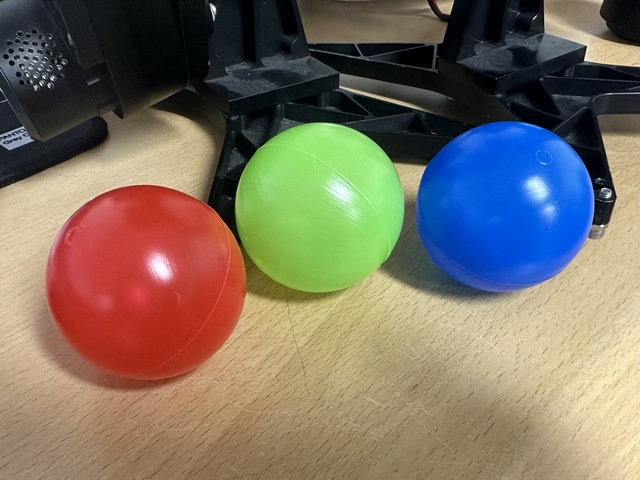
//> input picture DAY2/HW2/box_test/image/image.jpg, 640 x 480 px
$ ./box_test   (built with g++ and OpenCV 4)
//> lines starting //> are read from the running program, lines starting //| are printed output that depends on the picture; after the words box and inside, x2 and y2 are one past the last pixel; in counts of white or black regions, pixels touching at a corner belong together
#include <opencv2/opencv.hpp>
#include <iostream>

void colorMorphology(const cv::Mat& input_mask, cv::Mat& output_mask,const cv::Mat& kernel) {
  cv::morphologyEx(input_mask, output_mask, cv::MORPH_OPEN, kernel,
                   cv::Point(-1, -1), 1, cv::BORDER_CONSTANT,
                   cv::morphologyDefaultBorderValue());
  cv::morphologyEx(output_mask, output_mask, cv::MORPH_CLOSE, kernel,
                   cv::Point(-1, -1), 1, cv::BORDER_CONSTANT,
                   cv::morphologyDefaultBorderValue());
}

int main() {
  // 이미지 읽기
  cv::Mat image = cv::imread("../image/image.jpg");
//> image is the input picture: 480 rows x 640 cols, CV_8UC3; mean B, G, R 97.7, 112.3, 122.1

  // 가우시안 필터 적용 (이미지 부드럽게 하기)
  cv::Mat blurred_image;
  cv::GaussianBlur(image, blurred_image, cv::Size(5, 5), 0);

  // BGR을 HSV로 변환
  cv::Mat hsv;
  cv::cvtColor(blurred_image, hsv, cv::COLOR_BGR2HSV);
//> hsv: 480 rows x 640 cols, CV_8UC3; mean H, S, V 48.8, 109, 144.7

  // 각 색상의 HSV 범위 설정
  cv::Mat mask_red1, mask_red2, mask_red;
  cv::inRange(hsv, cv::Scalar(0, 70, 50), cv::Scalar(10, 255, 255), mask_red1);
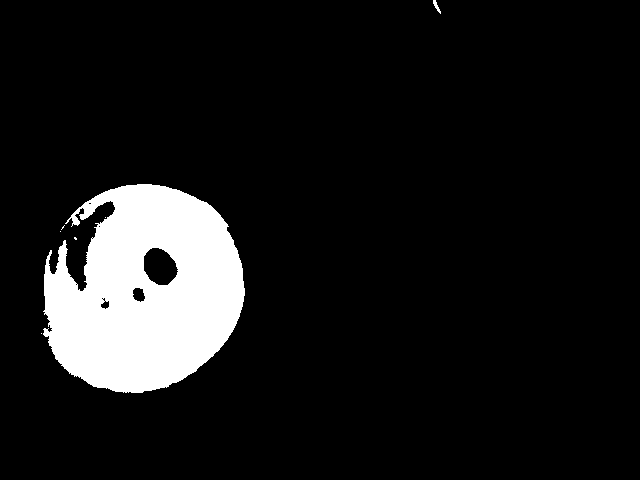
//> mask_red1: 480 rows x 640 cols, CV_8UC1; 9.8% white; 7 white regions (5 under 20 px), largest, box (x1, y1, x2, y2) and area: (43, 184, 245, 393) 30111, (433, 0, 441, 14) 43
  cv::inRange(hsv, cv::Scalar(160, 70, 50), cv::Scalar(180, 255, 255), mask_red2);
//> mask_red2: 480 rows x 640 cols, CV_8UC1; 0.94% white; 7 white regions (3 under 20 px), largest, box (x1, y1, x2, y2) and area: (49, 201, 115, 291) 2087, (144, 248, 178, 285) 607, (133, 288, 145, 302) 127, (101, 298, 109, 309) 49
  cv::bitwise_or(mask_red1, mask_red2, mask_red);
//> mask_red: 480 rows x 640 cols, CV_8UC1; 10.8% white; 3 white regions (1 under 20 px), largest, box (x1, y1, x2, y2) and area: (43, 184, 245, 393) 32999, (432, 0, 441, 14) 45

  // 초록색 마스크 (35-85)
  cv::Mat mask_green;
  cv::inRange(hsv, cv::Scalar(35, 70, 50), cv::Scalar(85, 255, 255), mask_green);
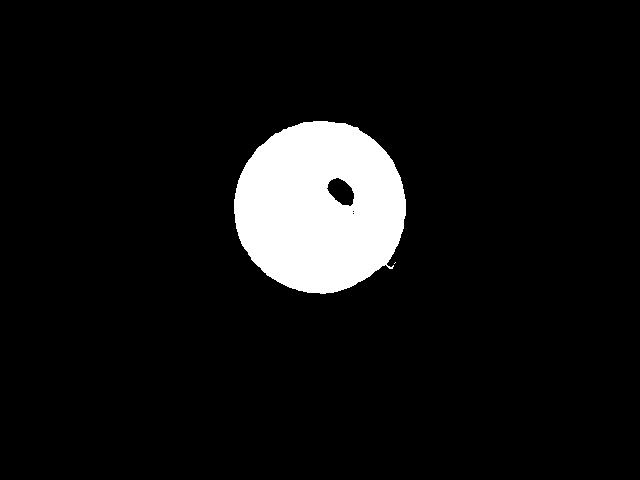
//> mask_green: 480 rows x 640 cols, CV_8UC1; 7.4% white; 2 white regions (1 under 20 px), largest, box (x1, y1, x2, y2) and area: (234, 121, 406, 294) 22753

  // 파란색 마스크 (90-120)
  cv::Mat mask_blue;
  cv::inRange(hsv, cv::Scalar(90, 70, 50), cv::Scalar(130, 255, 255), mask_blue);
//> mask_blue: 480 rows x 640 cols, CV_8UC1; 9% white; 160 white regions (145 under 20 px), largest, box (x1, y1, x2, y2) and area: (415, 119, 599, 294) 24906, (0, 0, 44, 50) 723, (464, 45, 553, 71) 438

  // 모폴로지 연산을 위한 커널 생성
  cv::Mat kernel = cv::getStructuringElement(cv::MORPH_ELLIPSE, cv::Size(21, 21));

  // 각 마스크에 대해 Opening과 Closing 연산 수행
  cv::Mat red_processed, green_processed, blue_processed;
  colorMorphology(mask_red, red_processed, kernel);
//> in colorMorphology, `cv::morphologyEx(input_mask, output_mask, cv::MORPH_OPEN, kernel, cv::..`: output_mask: 480 rows x 640 cols, CV_8UC1; 10.7% white; 1 white region, box (x1, y1, x2, y2) and area: (44, 184, 245, 393) 32884
  colorMorphology(mask_green, green_processed, kernel);
//> in colorMorphology (call 2), `cv::morphologyEx(input_mask, output_mask, cv::MORPH_OPEN, kernel, cv::..`: output_mask: 480 rows x 640 cols, CV_8UC1; 7.4% white; 1 white region, box (x1, y1, x2, y2) and area: (234, 121, 406, 294) 22697
//> in colorMorphology (call 2), `cv::morphologyEx(output_mask, output_mask, cv::MORPH_CLOSE, kernel, cv..`: output_mask: 480 rows x 640 cols, CV_8UC1; 7.6% white; 1 white region, box (x1, y1, x2, y2) and area: (234, 121, 406, 294) 23220
  colorMorphology(mask_blue, blue_processed, kernel);
//> in colorMorphology (call 3), `cv::morphologyEx(input_mask, output_mask, cv::MORPH_OPEN, kernel, cv::..`:
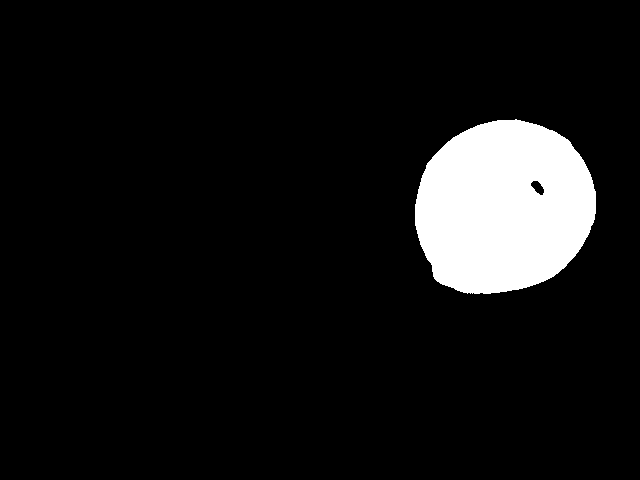
//> output_mask: 480 rows x 640 cols, CV_8UC1; 8.1% white; 1 white region, box (x1, y1, x2, y2) and area: (415, 119, 596, 294) 24846
//> in colorMorphology (call 3), `cv::morphologyEx(output_mask, output_mask, cv::MORPH_CLOSE, kernel, cv..`: output_mask: 480 rows x 640 cols, CV_8UC1; 8.1% white; 1 white region, box (x1, y1, x2, y2) and area: (415, 119, 596, 294) 24958

  // 각 색상에 대한 연결된 구성 요소 찾기 (Connected Components)
  cv::Mat labels_red, stats_red, centroids_red;
  int num_red = cv::connectedComponentsWithStats(red_processed, labels_red, stats_red, centroids_red, 8, CV_32S);
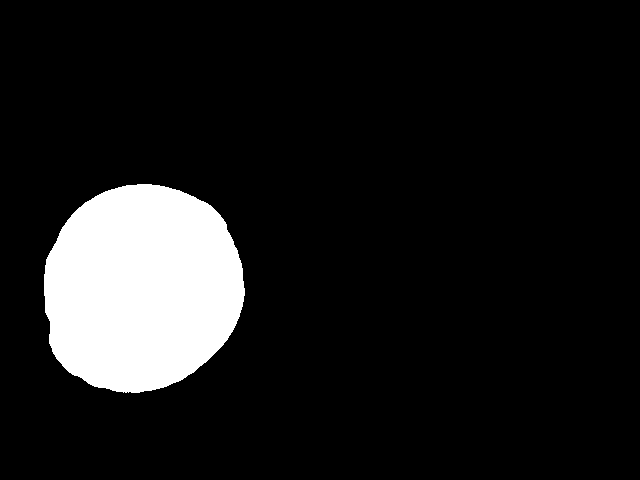
//> labels_red: 480 rows x 640 cols, CV_32SC1; values 0 (black) and 1 (white), 10.8% white; 1 white region, box (x1, y1, x2, y2) and area: (44, 184, 245, 393) 33229
//> stats_red = [[0, 0, 640, 480, 273971], [44, 184, 201, 209, 33229]]; centroids_red = [[341.1, 233.6], [141.3, 287.9]]; num_red = 2

  cv::Mat labels_green, stats_green, centroids_green;
  int num_green = cv::connectedComponentsWithStats(green_processed, labels_green, stats_green, centroids_green, 8, CV_32S);
//> stats_green = [[0, 0, 640, 480, 283980], [234, 121, 172, 173, 23220]]; centroids_green = [[319.5, 242.2], [319.7, 206.7]]; num_green = 2

  cv::Mat labels_blue, stats_blue, centroids_blue;
  int num_blue = cv::connectedComponentsWithStats(blue_processed, labels_blue, stats_blue, centroids_blue, 8, CV_32S);
//> stats_blue = [[0, 0, 640, 480, 282242], [415, 119, 181, 175, 24958]]; centroids_blue = [[303.2, 242.4], [503.3, 207.1]]; num_blue = 2

  // 결과 이미지를 원본 이미지로 초기화
  cv::Mat result_image = image.clone();

  for (int i = 0; i < num_red; i++)
  {
    int red_x = stats_red.at<int>(1, 0); // x 좌표
    int red_y = stats_red.at<int>(1, 1); // y 좌표
    int red_width = stats_red.at<int>(1, 2); // 너비
    int red_height = stats_red.at<int>(1, 3); // 높이
    int red_area = stats_red.at<int>(1, 4);   // 면적

    if (red_area > 100)
    {
      // 빨간색 바운딩 박스를 그리기
      cv::Rect red_box(red_x, red_y, red_width, red_height);
      cv::rectangle(result_image, red_box, cv::Scalar(0, 0, 255), 2); // 빨간색 (BGR)

    }

  }
//> this loop made 2 passes
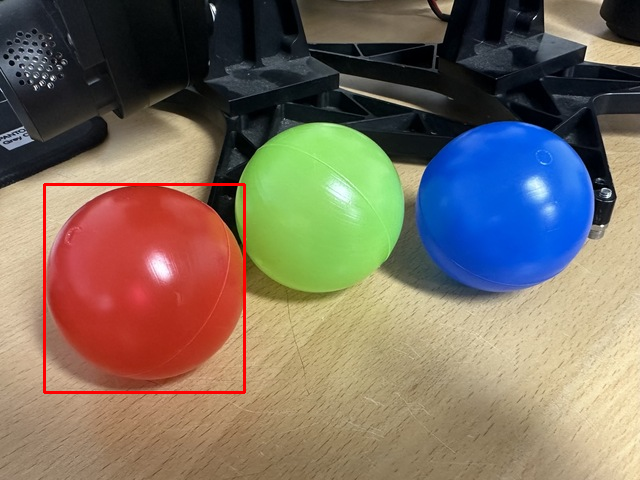
//> result_image: 480 rows x 640 cols, CV_8UC3; 0.8% of pixels changed, all inside (x1, y1, x2, y2) = (43, 183, 246, 394)

  for (int i = 0; i < num_green; i++)
  {
    int green_x = stats_green.at<int>(1, 0); // x 좌표
    int green_y = stats_green.at<int>(1, 1); // y 좌표
    int green_width = stats_green.at<int>(1, 2); // 너비
    int green_height = stats_green.at<int>(1, 3); // 높이
    int green_area = stats_red.at<int>(1, 4);   // 면적

    if (green_area > 100)
    {
      // 초록색 바운딩 박스를 그리기
      cv::Rect green_box(green_x, green_y, green_width, green_height);
      cv::rectangle(result_image, green_box, cv::Scalar(0, 255, 0), 2); // 초록색 (BGR)
    }
  }
//> this loop made 2 passes
//> (green_x, green_y, green_width, green_height, green_area) on passes 1 to 2: (234, 121, 172, 173, 33229), (234, 121, 172, 173, 33229)
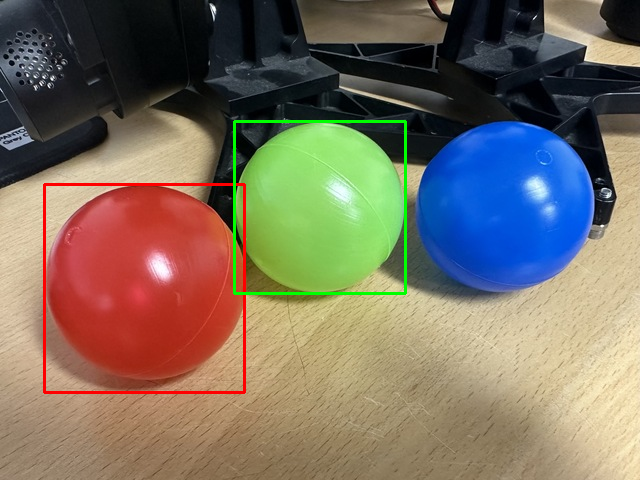
//> result_image: 480 rows x 640 cols, CV_8UC3; 0.67% of pixels changed, all inside (x1, y1, x2, y2) = (233, 120, 407, 295)

  for (int i = 0; i < num_blue; i++)
  {
    int blue_x = stats_blue.at<int>(1, 0); // x 좌표
    int blue_y = stats_blue.at<int>(1, 1); // y 좌표
    int blue_width = stats_blue.at<int>(1, 2); // 너비
    int blue_height = stats_blue.at<int>(1, 3); // 높이
    int blue_area = stats_red.at<int>(1, 4);   // 면적

    if (blue_area > 100)
    {
      // 파란색 바운딩 박스를 그리기
      cv::Rect blue_box(blue_x, blue_y, blue_width, blue_height);
      cv::rectangle(result_image, blue_box, cv::Scalar(255, 0, 0), 2); // 파란색 (BGR)
    }

  }
//> this loop made 2 passes
//> (blue_x, blue_y, blue_width, blue_height, blue_area) on passes 1 to 2: (415, 119, 181, 175, 33229), (415, 119, 181, 175, 33229)
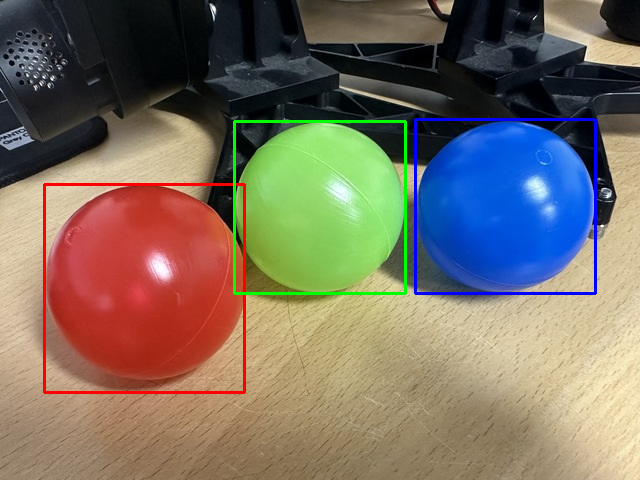
//> result_image: 480 rows x 640 cols, CV_8UC3; 0.69% of pixels changed, all inside (x1, y1, x2, y2) = (414, 118, 597, 295)


  // 결과 이미지 출력
  cv::imshow("Result", result_image);
  cv::waitKey(0);
  return 0;
}
